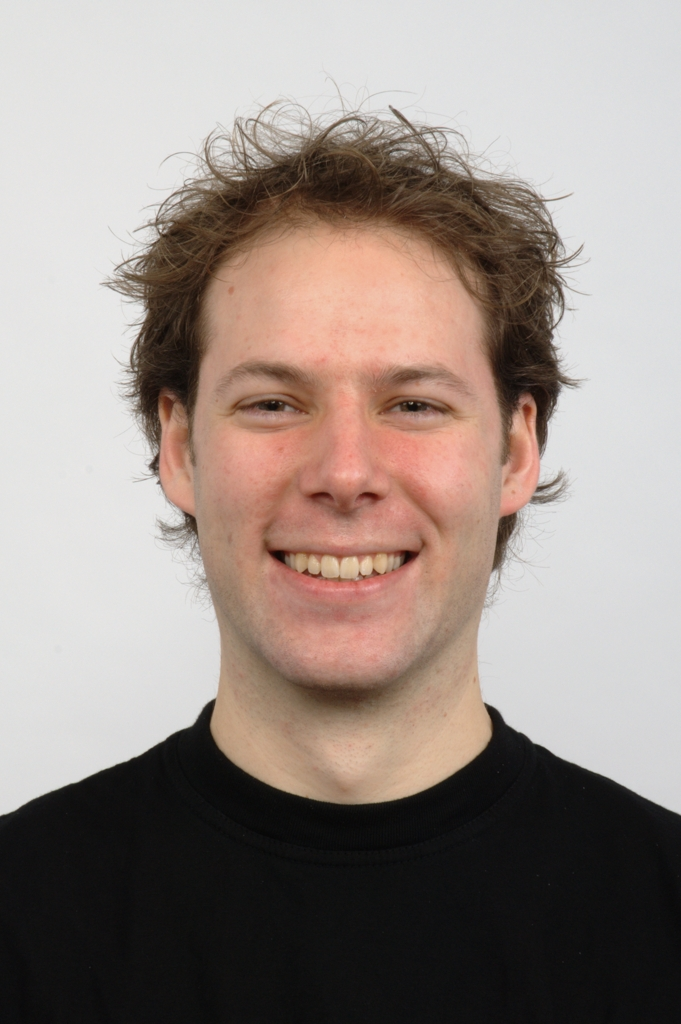
#> input picture images/Rafd090_25_Caucasian_male_happy_frontal.jpg, 681 x 1024 px
$ python face_extractor.py images/Rafd090_25_Caucasian_male_happy_frontal.jpg
#> lines starting #> are read from the running program, lines starting #| are printed output that depends on the picture
import os
import sys
import cv2
import matplotlib.pyplot as plt


def rotate(image, deg):
    rows, cols, _ = image.shape
    M = cv2.getRotationMatrix2D((cols/2, rows/2), -deg, 1)
    dst = cv2.warpAffine(image, M, (cols, rows))
    return dst

image_size = 128
face_cascade = cv2.CascadeClassifier('./utils/haarcascade_frontalface_default.xml')

image = cv2.imread(sys.argv[1])
#> image is the input picture: shape (1024, 681, 3); mean B, G, R 134.2, 140.4, 152.8
gray = cv2.cvtColor(image, cv2.COLOR_BGR2GRAY)
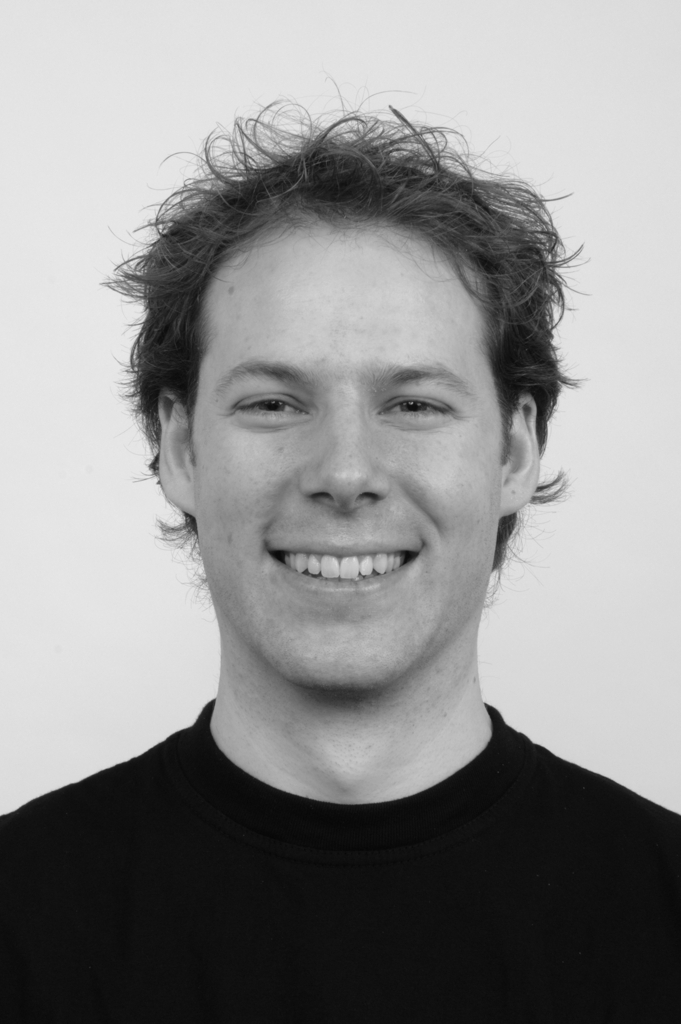
#> gray: shape (1024, 681); min 6, max 233, mean 143.4

faces = face_cascade.detectMultiScale(
    gray,
    scaleFactor=1.1,
    minNeighbors=5,
    minSize=(100, 100)
)
#> faces = [[144, 244, 396, 396]]

optFace = None

if len(faces) < 1:
    optFace = image

elif len(faces) >= 1:
    (x, y, w, h) = faces[0]
#> x = 144; y = 244; w = 396; h = 396
    for (x1, y1, w1, h1) in faces:
        a_opt = w * h
        a_face = w1 * h1
        if a_opt < a_face:
            (x, y, w, h) = (x1, y1, w1, h1)
#> this loop made 1 pass
#> (x1, y1, w1, h1, a_opt, a_face) on pass 1: (144, 244, 396, 396, 156816, 156816)

    optFace = image[y:y+h, x:x+w]
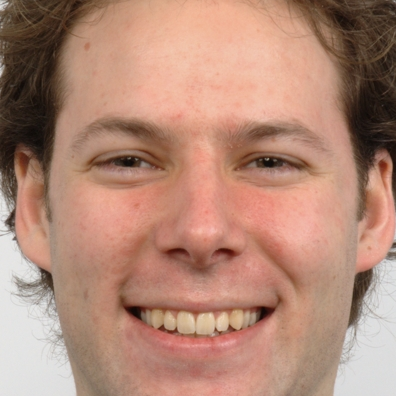
#> optFace: shape (396, 396, 3); mean B, G, R 119.1, 136.9, 178.8

img = cv2.resize(optFace, (image_size, image_size))
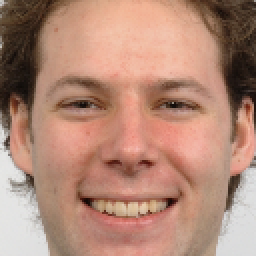
#> img: shape (128, 128, 3) (shown 2 times larger); mean B, G, R 119, 136.8, 178.7
flipped_image = cv2.flip(img, 1)
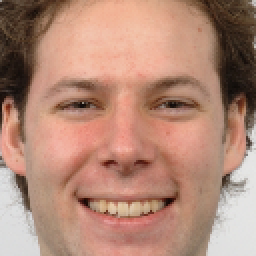
#> flipped_image: shape (128, 128, 3) (shown 2 times larger); mean B, G, R 119, 136.8, 178.7
# Clockwise
clockwise_rot5_image = rotate(img, 5)
#> in rotate, `dst = cv2.warpAffine(image, M, (cols, rows))`:
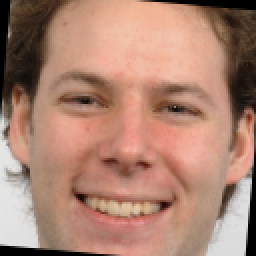
#> dst: shape (128, 128, 3) (shown 2 times larger); mean B, G, R 114, 131.4, 172.7
# Antin Clockwise
anticlockwise_rot5_image = rotate(img, -5)
#> call 2 of rotate, with deg = -5
#> in rotate (call 2), `dst = cv2.warpAffine(image, M, (cols, rows))`:
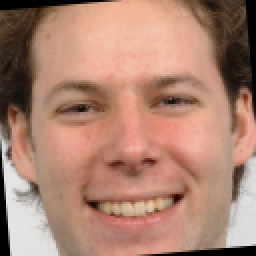
#> dst: shape (128, 128, 3) (shown 2 times larger); mean B, G, R 113.9, 131.3, 172.6

plt.title("Detected Face")
plt.imshow(cv2.cvtColor(img, cv2.COLOR_BGR2RGB))
plt.show()

plt.title("Horizontal Flipped")
plt.imshow(cv2.cvtColor(flipped_image, cv2.COLOR_BGR2RGB))
plt.show()

plt.title("Clockwise Rotated 5° Degrees")
plt.imshow(cv2.cvtColor(clockwise_rot5_image, cv2.COLOR_BGR2RGB))
plt.show()

plt.title("Anticlockwise Rotated 5° Degrees")
plt.imshow(cv2.cvtColor(anticlockwise_rot5_image, cv2.COLOR_BGR2RGB))
plt.show()
